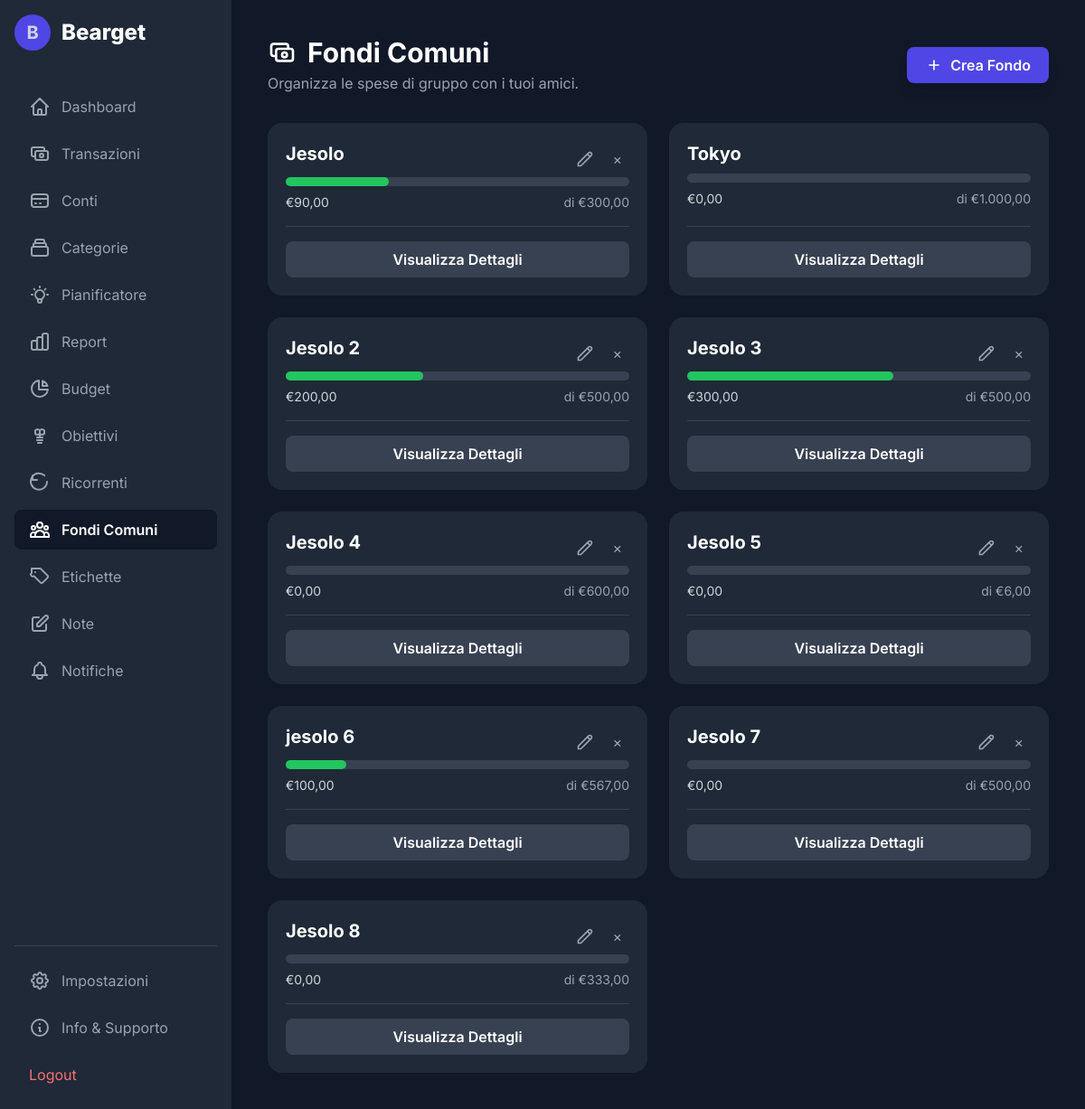
The page /shared_funds.php (signed in) on the database its author committed.
### tables this page shows
CREATE TABLE `shared_funds` (
  `id` int(11) NOT NULL,
  `name` varchar(150) NOT NULL,
  `description` text DEFAULT NULL,
  `target_amount` decimal(10,2) DEFAULT NULL,
  `creator_id` int(11) NOT NULL,
  `created_at` timestamp NOT NULL DEFAULT current_timestamp(),
  `status` varchar(20) NOT NULL DEFAULT 'active' COMMENT 'e.g., active, settling, archived'
);

### functions.php (called while the page is built, shortened)
<?php
function get_shared_funds_for_user($conn, $user_id) {
    $funds = [];
    $sql = "SELECT sf.id, sf.name, sf.target_amount, sf.creator_id,
                   (SELECT SUM(amount) FROM shared_fund_contributions WHERE fund_id = sf.id) as total_contributed
            FROM shared_funds sf
            JOIN shared_fund_members sfm ON sf.id = sfm.fund_id
            WHERE sfm.user_id = ?";
    $stmt = $conn->prepare($sql);
    $stmt->bind_param('i', $user_id);
    $stmt->execute();
    $result = $stmt->get_result();
    while ($row = $result->fetch_assoc()) {
        $row['total_contributed'] = $row['total_contributed'] ?? 0;
        $funds[] = $row;
    }
    return $funds;
}
?>

### shared_funds.php (the view, shortened to what this page needs)
<?php
require_once 'db_connect.php';
require_once 'functions.php';
$user_id = $_SESSION["id"];
$current_page = 'shared_funds';
$shared_funds = get_shared_funds_for_user($conn, $user_id);
?>
<!DOCTYPE html>
<html lang="it">
<head>
    <script src="https://cdn.tailwindcss.com"></script>
    <link rel="stylesheet" href="theme.php">
</head>
<body class="text-gray-300">
    <div class="flex h-screen">
        <?php include 'sidebar.php'; ?>
        <main class="flex-1 p-6 lg:p-10 overflow-y-auto">
            <header class="flex flex-wrap justify-between items-center gap-4 mb-8">
                <div class="flex items-center gap-4">
                    <div>
                        <h1 class="text-3xl font-bold text-white flex items-center gap-3">
                            <svg class="w-8 h-8" fill="none" stroke="currentColor" viewBox="0 0 24 24"><path stroke-linecap="round" stroke-linejoin="round" stroke-width="2" d="M17 9V7a2 2 0 00-2-2H5a2 2 0 00-2 2v6a2 2 0 002 2h2m2 4h10a2 2 0 002-2v-6a2 2 0 00-2-2H9a2 2 0 00-2 2v6a2 2 0 002 2zm7-5a2 2 0 11-4 0 2 2 0 014 0z"></path></svg>
                            Fondi Comuni
                        </h1>
                        <p class="text-gray-400 mt-1">Organizza le spese di gruppo con i tuoi amici.</p>
                    </div>
                </div>
                <button onclick="openModal('add-fund-modal')" class="bg-primary-600 hover:bg-primary-700 text-white font-semibold py-2 px-5 rounded-lg flex items-center transition-colors shadow-lg hover:shadow-primary-500/50">
                    <svg class="w-5 h-5 mr-2" fill="none" stroke="currentColor" viewBox="0 0 24 24"><path stroke-linecap="round" stroke-linejoin="round" stroke-width="2" d="M12 6v6m0 0v6m0-6h6m-6 0H6"></path></svg>
                    Crea Fondo
                </button>
            </header>
            <div id="funds-grid" class="grid grid-cols-1 md:grid-cols-2 xl:grid-cols-3 gap-6">
                <?php if (empty($shared_funds)): ?>
                    <div id="empty-state-funds" class="md:col-span-2 xl:col-span-3 bg-gray-800 rounded-2xl p-10 text-center flex flex-col items-center">
                        <svg class="w-16 h-16 text-gray-600 mb-4" fill="none" stroke="currentColor" viewBox="0 0 24 24"><path stroke-linecap="round" stroke-linejoin="round" stroke-width="2" d="M17 20h5v-2a3 3 0 00-5.356-1.857M17 20H7m10 0v-2c0-.653-.122-1.28-.356-1.857M7 20H2v-2a3 3 0 015.356-1.857M7 20v-2c0-.653.122-1.28.356-1.857m0 0a5.002 5.002 0 019.288 0M15 7a3 3 0 11-6 0 3 3 0 016 0zm6 3a2 2 0 11-4 0 2 2 0 014 0zM7 10a2 2 0 11-4 0 2 2 0 014 0z"></path></svg>
                        <h3 class="text-lg font-semibold text-white">Non fai parte di nessun fondo comune</h3>
                        <p class="text-gray-400 max-w-sm mx-auto mt-1">Crea un fondo per raccogliere soldi per una vacanza, un regalo o qualsiasi spesa di gruppo!</p>
                        <button onclick="openModal('add-fund-modal')" class="mt-6 bg-primary-600 hover:bg-primary-700 text-white font-semibold py-2 px-5 rounded-lg flex items-center transition-colors shadow-lg hover:shadow-primary-500/50">
                            <svg class="w-5 h-5 mr-2" fill="none" stroke="currentColor" viewBox="0 0 24 24"><path stroke-linecap="round" stroke-linejoin="round" stroke-width="2" d="M12 6v6m0 0v6m0-6h6m-6 0H6"></path></svg>
                            Crea il tuo primo fondo
                        </button>
                    </div>
                <?php else: foreach ($shared_funds as $fund):
                    $percentage = ($fund['target_amount'] > 0) ? ($fund['total_contributed'] / $fund['target_amount']) * 100 : 0;
                ?>
                <div class="bg-gray-800 rounded-2xl p-5 flex flex-col transition-transform duration-200 hover:-translate-y-1 hover:shadow-2xl" data-fund-id="<?php echo $fund['id']; ?>">
                    <div class="flex-grow">
                        <div class="flex justify-between items-start">
                             <h3 class="text-xl font-bold text-white mb-2 fund-name"><?php echo htmlspecialchars($fund['name']); ?></h3>
                             <?php if ($fund['creator_id'] == $user_id): ?>
                                <div class="flex items-center space-x-1">
                                    <button onclick='openEditFundModal(<?php echo json_encode($fund); ?>)' title="Modifica Fondo" class="p-2 text-gray-400 hover:text-blue-400"><svg class="w-5 h-5" fill="none" stroke="currentColor" viewBox="0 0 24 24"><path stroke-linecap="round" stroke-linejoin="round" stroke-width="2" d="M15.232 5.232l3.536 3.536m-2.036-5.036a2.5 2.5 0 113.536 3.536L6.5 21.036H3v-3.536L16.732 3.732z"></path></svg></button>
                                    <form action="delete_shared_fund.php" method="POST" class="delete-form">
                                        <button type="submit" title="Elimina Fondo" class="p-2 text-gray-400 hover:text-red-400">&times;</button>
                                    </form>
                                </div>
                             <?php endif; ?>
                        </div>
                        <div class="w-full bg-gray-700 rounded-full h-2.5 mb-2">
                            <div class="bg-green-500 h-2.5 rounded-full" style="width: <?php echo min($percentage, 100); ?>%"></div>
                        </div>
                        <div class="flex justify-between text-sm text-gray-300">
                            <span class="total-contributed">€<?php echo number_format($fund['total_contributed'], 2, ',', '.'); ?></span>
                            <span class="target-amount text-gray-400">di €<?php echo number_format($fund['target_amount'], 2, ',', '.'); ?></span>
                        </div>
                    </div>
                    <div class="mt-4 pt-4 border-t border-gray-700">
                        <a href="fund_details.php?id=<?php echo $fund['id']; ?>" class="w-full text-center block bg-gray-700 hover:bg-gray-600 text-white font-semibold py-2 rounded-lg transition-colors">Visualizza Dettagli</a>
                    </div>
                </div>
                <?php endforeach; endif; ?>
            </div>
        </main>
    </div>
</body>
</html>

### sidebar.php (shortened to what this page needs)
<aside id="sidebar" class="fixed inset-y-0 left-0 w-64 bg-gray-800 p-4 flex flex-col justify-between transform -translate-x-full lg:relative lg:translate-x-0 transition-transform duration-300 ease-in-out z-40">
    <div style="overflow-y: scroll;">
        <div class="flex items-center mb-10">
            <div class="w-10 h-10 bg-indigo-600 rounded-full flex items-center justify-center font-bold text-xl">B</div>
            <span class="ml-3 text-2xl font-extrabold text-white">Bearget</span>
        </div>
        <nav class="space-y-2" style="height: fit-content;">
            <a href="dashboard.php" class="flex items-center px-4 py-2.5 rounded-lg transition-colors <?php echo ($current_page == 'dashboard') ? 'text-white bg-gray-900 font-semibold' : 'text-gray-400 hover:bg-gray-700 hover:text-white'; ?>">
                <svg class="w-6 h-6 mr-3" fill="none" stroke="currentColor" viewBox="0 0 24 24"><path stroke-linecap="round" stroke-linejoin="round" stroke-width="2" d="M3 12l2-2m0 0l7-7 7 7M5 10v10a1 1 0 001 1h3m10-11l2 2m-2-2v10a1 1 0 01-1 1h-3m-6 0a1 1 0 001-1v-4a1 1 0 011-1h2a1 1 0 011 1v4a1 1 0 001 1m-6 0h6"></path></svg>
                Dashboard
            </a>
            <a href="transactions.php" class="flex items-center px-4 py-2.5 rounded-lg transition-colors <?php echo ($current_page == 'transactions') ? 'text-white bg-gray-900 font-semibold' : 'text-gray-400 hover:bg-gray-700 hover:text-white'; ?>">
                <svg class="w-6 h-6 mr-3" fill="none" stroke="currentColor" viewBox="0 0 24 24"><path stroke-linecap="round" stroke-linejoin="round" stroke-width="2" d="M17 9V7a2 2 0 00-2-2H5a2 2 0 00-2 2v6a2 2 0 002 2h2m2 4h10a2 2 0 002-2v-6a2 2 0 00-2-2H9a2 2 0 00-2 2v6a2 2 0 002 2zm7-5a2 2 0 11-4 0 2 2 0 014 0z"></path></svg>
                Transazioni
            </a>
            <a href="accounts.php" class="flex items-center px-4 py-2.5 rounded-lg transition-colors <?php echo ($current_page == 'accounts') ? 'text-white bg-gray-900 font-semibold' : 'text-gray-400 hover:bg-gray-700 hover:text-white'; ?>">
                <svg class="w-6 h-6 mr-3" fill="none" stroke="currentColor" viewBox="0 0 24 24"><path stroke-linecap="round" stroke-linejoin="round" stroke-width="2" d="M3 10h18M7 15h1m4 0h1m-7 4h12a3 3 0 003-3V8a3 3 0 00-3-3H6a3 3 0 00-3 3v8a3 3 0 003 3z"></path></svg>
                Conti
            </a>
            <a href="categories.php" class="flex items-center px-4 py-2.5 rounded-lg transition-colors <?php echo ($current_page == 'categories') ? 'text-white bg-gray-900 font-semibold' : 'text-gray-400 hover:bg-gray-700 hover:text-white'; ?>">
                <svg class="w-6 h-6 mr-3" fill="none" stroke="currentColor" viewBox="0 0 24 24"><path stroke-linecap="round" stroke-linejoin="round" stroke-width="2" d="M19 11H5m14 0a2 2 0 012 2v6a2 2 0 01-2 2H5a2 2 0 01-2-2v-6a2 2 0 012-2m14 0V9a2 2 0 00-2-2M5 11V9a2 2 0 012-2m0 0V5a2 2 0 012-2h6a2 2 0 012 2v2M7 7h10"></path></svg>
                Categorie
            </a>
            <a href="purchase_planner.php" class="flex items-center px-4 py-2.5 rounded-lg transition-colors <?php echo ($current_page == 'purchase_planner') ? 'text-white bg-gray-900 font-semibold' : 'text-gray-400 hover:bg-gray-700 hover:text-white'; ?>">
                Pianificatore
            </a>
            <a href="reports.php" class="flex items-center px-4 py-2.5 rounded-lg transition-colors <?php echo ($current_page == 'reports') ? 'text-white bg-gray-900 font-semibold' : 'text-gray-400 hover:bg-gray-700 hover:text-white'; ?>">
                Report
            </a>
            <a href="budgets.php" class="flex items-center px-4 py-2.5 rounded-lg transition-colors <?php echo ($current_page == 'budgets') ? 'text-white bg-gray-900 font-semibold' : 'text-gray-400 hover:bg-gray-700 hover:text-white'; ?>">
                Budget
            </a>
            <a href="goals.php" class="flex items-center px-4 py-2.5 rounded-lg transition-colors <?php echo ($current_page == 'goals') ? 'text-white bg-gray-900 font-semibold' : 'text-gray-400 hover:bg-gray-700 hover:text-white'; ?>">
                Obiettivi
            </a>
            <a href="recurring.php" class="flex items-center px-4 py-2.5 rounded-lg transition-colors <?php echo ($current_page == 'recurring') ? 'text-white bg-gray-900 font-semibold' : 'text-gray-400 hover:bg-gray-700 hover:text-white'; ?>">
                <svg class="w-6 h-6 mr-3" fill="none" stroke="currentColor" viewBox="0 0 24 24"><path stroke-linecap="round" stroke-linejoin="round" stroke-width="2" d="M4 4v5h5m11 2a9 9 0 11-2.93-6.93"></path></svg>
                Ricorrenti
            </a>
            <a href="shared_funds.php" class="flex items-center px-4 py-2.5 rounded-lg transition-colors <?php echo ($current_page == 'shared_funds') ? 'text-white bg-gray-900 font-semibold' : 'text-gray-400 hover:bg-gray-700 hover:text-white'; ?>">
                Fondi Comuni
            </a>
            <a href="tags.php" class="flex items-center px-4 py-2.5 rounded-lg transition-colors <?php echo ($current_page == 'tags') ? 'text-white bg-gray-900 font-semibold' : 'text-gray-400 hover:bg-gray-700 hover:text-white'; ?>">
                <svg class="w-6 h-6 mr-3" fill="none" stroke="currentColor" viewBox="0 0 24 24"><path stroke-linecap="round" stroke-linejoin="round" stroke-width="2" d="M7 7h.01M7 3h5c.512 0 1.024.195 1.414.586l7 7a2 2 0 010 2.828l-5 5a2 2 0 01-2.828 0l-7-7A2 2 0 013 8V3z"></path></svg>
                Etichette
            </a>
            <a href="notes.php" class="flex items-center px-4 py-2.5 rounded-lg transition-colors <?php echo ($current_page == 'notes') ? 'text-white bg-gray-900 font-semibold' : 'text-gray-400 hover:bg-gray-700 hover:text-white'; ?>">
                <svg class="w-6 h-6 mr-3" fill="none" stroke="currentColor" viewBox="0 0 24 24"><path stroke-linecap="round" stroke-linejoin="round" stroke-width="2" d="M11 5H6a2 2 0 00-2 2v11a2 2 0 002 2h11a2 2 0 002-2v-5m-1.414-9.414a2 2 0 112.828 2.828L11.828 15H9v-2.828l8.586-8.586z"></path></svg>
                Note
            </a>
            <a href="notifications.php" class="flex items-center px-4 py-2.5 rounded-lg transition-colors relative <?php echo ($current_page == 'notifications') ? 'text-white bg-gray-900 font-semibold' : 'text-gray-400 hover:bg-gray-700 hover:text-white'; ?>">
                Notifiche
            </a>
        </nav>
    </div>
    <div class="border-t border-gray-700 pt-4">
        <a href="settings.php" class="flex items-center px-4 py-2.5 rounded-lg transition-colors <?php echo ($current_page == 'settings') ? 'text-white bg-gray-900 font-semibold' : 'text-gray-400 hover:bg-gray-700 hover:text-white'; ?>">
            Impostazioni
        </a>
        <a href="bearget_info.html" target="_blank" class="flex items-center px-4 py-2.5 mt-2 text-gray-400 hover:bg-gray-700 hover:text-white rounded-lg transition-colors">
            <svg class="w-6 h-6 mr-3" fill="none" stroke="currentColor" viewBox="0 0 24 24"><path stroke-linecap="round" stroke-linejoin="round" stroke-width="2" d="M13 16h-1v-4h-1m1-4h.01M21 12a9 9 0 11-18 0 9 9 0 0118 0z"></path></svg>
            Info & Supporto
        </a>
        <a href="logout.php" class="flex items-center px-4 py-2.5 mt-2 text-red-400 hover:bg-red-500 hover:text-white rounded-lg transition-colors">Logout</a>
    </div>
</aside>

### shared_funds.php (style rules this page uses)
body { font-family: 'Inter', sans-serif; background-color: var(--color-gray-900); }

### rows shown on the page
shared_funds: name "Jesolo", min($percentage, 100) 30 (drawn), total_contributed "90,00", target_amount "300,00"
shared_funds: name "Tokyo", total_contributed "0,00", target_amount "1.000,00"
shared_funds: name "Jesolo 2", min($percentage, 100) 40 (drawn), total_contributed "200,00", target_amount "500,00"
shared_funds: name "Jesolo 3", min($percentage, 100) 60 (drawn), total_contributed "300,00", target_amount "500,00"
shared_funds: name "Jesolo 4", total_contributed "0,00", target_amount "600,00"
shared_funds: name "Jesolo 5", total_contributed "0,00", target_amount "6,00"
shared_funds: name "jesolo 6", min($percentage, 100) 17.636684303351 (drawn), total_contributed "100,00", target_amount "567,00"
shared_funds: name "Jesolo 7", total_contributed "0,00", target_amount "500,00"
shared_funds: name "Jesolo 8", total_contributed "0,00", target_amount "333,00"
